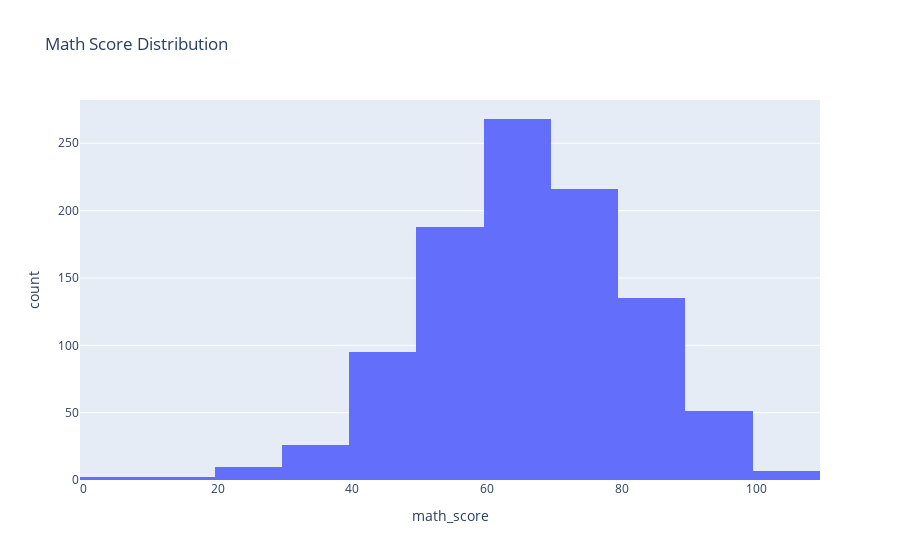
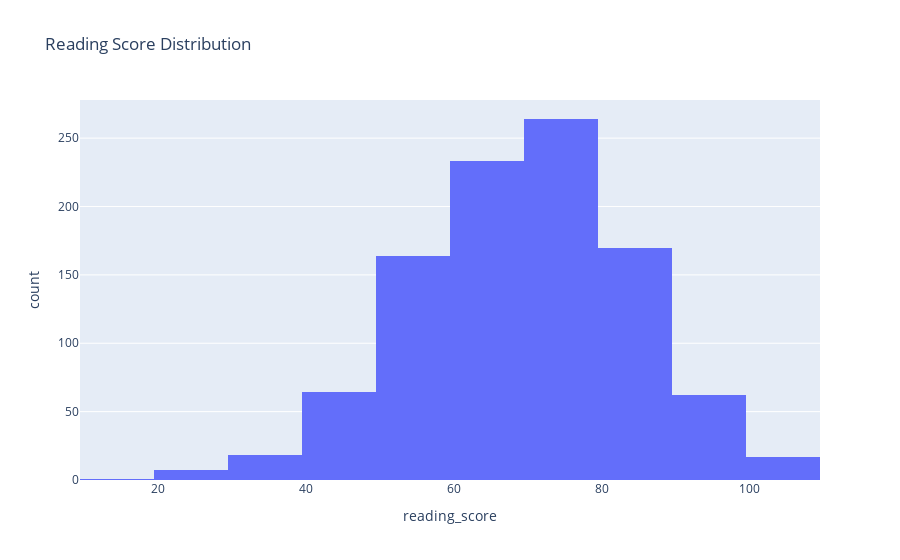
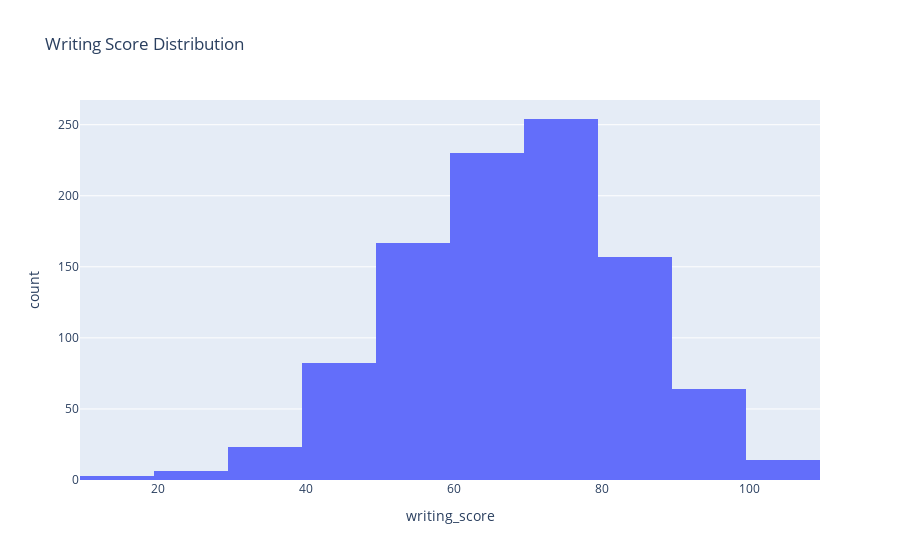

Notebook cell for these charts, in order:
### Markdown cell above
Below we visualize distributions of **Math**, **Reading**, and **Writing** scores.

Observations:
- Most students score between **60–80** in all three subjects.  
- The distributions are slightly **right-skewed**, meaning there are a few low performers but many mid–high performers.  
- No extreme outliers are present, so we'll assume grading is consistent.

### Code cell
fig = px.histogram(df, 
                   x = 'math_score', 
                   nbins = 15, 
                   title = 'Math Score Distribution'
                  )
fig.show()

fig = px.histogram(df, 
                   x = 'reading_score', 
                   nbins = 15, 
                   title = 'Reading Score Distribution'
                  )
fig.show()

fig = px.histogram(df, 
                   x = 'writing_score', 
                   nbins = 15, 
                   title = 'Writing Score Distribution'
                  )
fig.show()

### Figure 1 — Plotly figure (JSON) as saved in the notebook; plotly's stock layout.template omitted (floating-point values rounded to 4 significant figures; data arrays with more than 128 entries replaced by an {"elided": "..."} marker saying what was removed)
{"data": [{"alignmentgroup": "True", "bingroup": "x", "hovertemplate": "math_score=%{x}<br>count=%{y}<extra></extra>", "legendgroup": "", "marker": {"color": "#636efa", "pattern": {"shape": ""}}, "name": "", "nbinsx": 15, "offsetgroup": "", "orientation": "v", "showlegend": false, "type": "histogram", "x": {"elided": "1000 int values"}, "xaxis": "x", "yaxis": "y"}], "layout": {"barmode": "relative", "legend": {"tracegroupgap": 0}, "title": {"text": "Math Score Distribution"}, "xaxis": {"anchor": "y", "domain": [0, 1], "title": {"text": "math_score"}}, "yaxis": {"anchor": "x", "domain": [0, 1], "title": {"text": "count"}}}}

### Figure 2 — Plotly figure (JSON) as saved in the notebook; plotly's stock layout.template omitted (floating-point values rounded to 4 significant figures; data arrays with more than 128 entries replaced by an {"elided": "..."} marker saying what was removed)
{"data": [{"alignmentgroup": "True", "bingroup": "x", "hovertemplate": "reading_score=%{x}<br>count=%{y}<extra></extra>", "legendgroup": "", "marker": {"color": "#636efa", "pattern": {"shape": ""}}, "name": "", "nbinsx": 15, "offsetgroup": "", "orientation": "v", "showlegend": false, "type": "histogram", "x": {"elided": "1000 int values"}, "xaxis": "x", "yaxis": "y"}], "layout": {"barmode": "relative", "legend": {"tracegroupgap": 0}, "title": {"text": "Reading Score Distribution"}, "xaxis": {"anchor": "y", "domain": [0, 1], "title": {"text": "reading_score"}}, "yaxis": {"anchor": "x", "domain": [0, 1], "title": {"text": "count"}}}}

### Figure 3 — Plotly figure (JSON) as saved in the notebook; plotly's stock layout.template omitted (floating-point values rounded to 4 significant figures; data arrays with more than 128 entries replaced by an {"elided": "..."} marker saying what was removed)
{"data": [{"alignmentgroup": "True", "bingroup": "x", "hovertemplate": "writing_score=%{x}<br>count=%{y}<extra></extra>", "legendgroup": "", "marker": {"color": "#636efa", "pattern": {"shape": ""}}, "name": "", "nbinsx": 15, "offsetgroup": "", "orientation": "v", "showlegend": false, "type": "histogram", "x": {"elided": "1000 int values"}, "xaxis": "x", "yaxis": "y"}], "layout": {"barmode": "relative", "legend": {"tracegroupgap": 0}, "title": {"text": "Writing Score Distribution"}, "xaxis": {"anchor": "y", "domain": [0, 1], "title": {"text": "writing_score"}}, "yaxis": {"anchor": "x", "domain": [0, 1], "title": {"text": "count"}}}}
